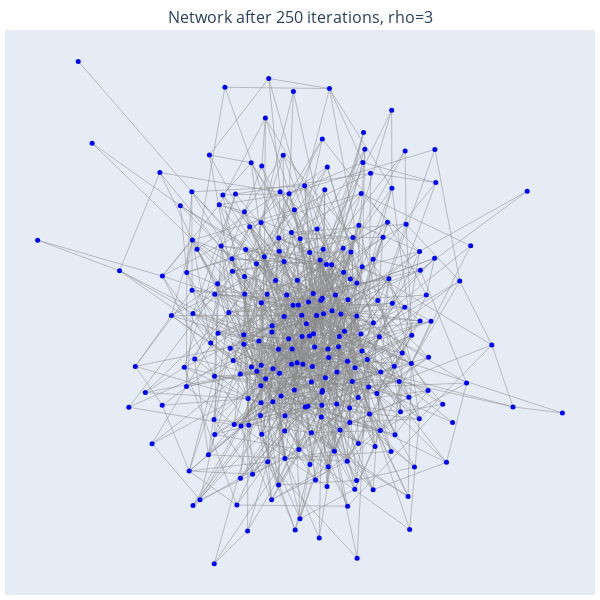

Source (notebook cell):
### Code cell
# parameter selection
test_sim = JacksonSimulationV2(0, 250, 10, 0.25, 10, 0.25, 1, biased=True, rho=3)

plotly_sim_drawing.plotly_draw(plotly_sim_drawing(), test_sim, layout='spring', draw_largest_CC=False, title=f'Network after {250} iterations, rho={3}')

### Figure 1 — Plotly figure (JSON) as saved in the notebook; plotly's stock layout.template omitted (floating-point values rounded to 4 significant figures; data arrays with more than 128 entries replaced by an {"elided": "..."} marker saying what was removed)
{"data": [{"line": {"color": "#888", "width": 0.5}, "mode": "lines", "type": "scatter", "x": {"elided": "3627 float values"}, "y": {"elided": "3627 float values"}}, {"hoverinfo": "text", "marker": {"color": {"elided": "250 str values"}, "size": 5}, "mode": "markers", "text": {"elided": "250 str values"}, "type": "scatter", "x": {"elided": "250 float values"}, "y": {"elided": "250 float values"}}], "layout": {"height": 600, "hovermode": "closest", "margin": {"b": 5, "l": 5, "r": 5, "t": 30}, "showlegend": false, "title": {"font": {"size": 16}, "text": "Network after 250 iterations, rho=3", "x": 0.5, "y": 0.98}, "width": 600, "xaxis": {"showgrid": false, "showticklabels": false, "zeroline": false}, "yaxis": {"showgrid": false, "showticklabels": false, "zeroline": false}}}
